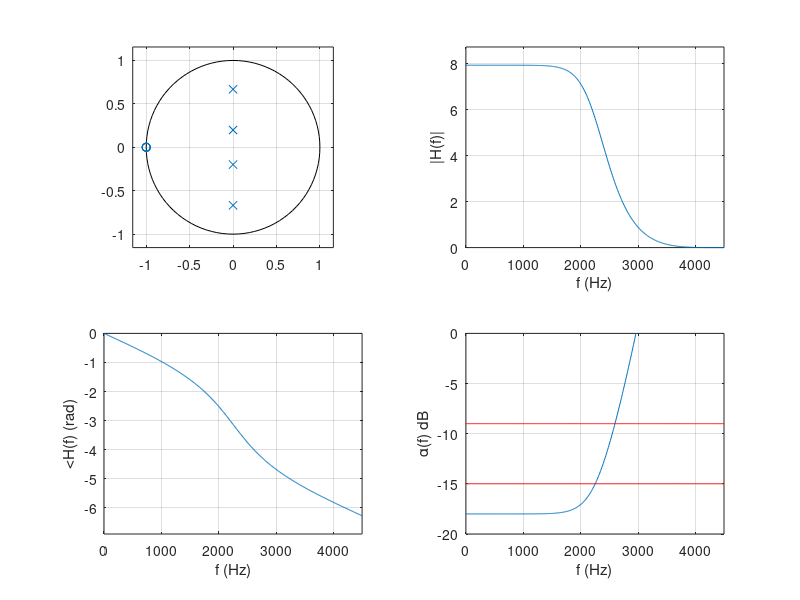

Reproduce this figure in MATLAB.
%%
% Example 12.8
%
% filtering of analog signal
%%
clear all; clf
Fs=9000; fp=2250; fst=2700;                                             % analog freq spec
wh=2*pi*fp/Fs; ws=2*pi*fst/Fs; alphamin=9;                              % discrete filter specs
N=log10((10^(0.1*alphamin)-1))/(2*log10(tan(ws/2)/tan(wh/2)));N=ceil(N) % min order
[b,a]=butter(N,wh/pi);
[H,w]=freqz(b,a);w=w/pi; M=length(H);f=w*Fs/2;
alpha0=-18;
G=10^(-alpha0/20);H=H*G;
% normalized filter
disp(' filter coefficients ')
b=G*b
a
% spec verification
spec2=alpha0+alphamin*ones(1,M);
hpf=alpha0+3.01*ones(1,M);
disp('poles')
p=roots(a)
disp('zeros')
z=roots(b)
alpha=-20*log10(abs(H));
disp(' factorization')
D1=poly([p(1) p(2)])
D2=poly([p(3) p(4)])
N1=poly([z(1) z(2)])
N2=poly([z(3) z(4)])
Ha=unwrap(angle(H));

figure(1)
subplot(221)
zplane(b,a)
subplot(222)
plot(f,abs(H)); grid; axis([0 max(f) 0 1.1*max(abs(H))]); ylabel('|H(f)|'); xlabel('f (Hz)')
subplot(223)
plot(f,Ha);grid; ylabel('<H(f) (rad)'); xlabel('f (Hz)')
axis([0 max(f) 1.1*min(Ha) 1.1*max(Ha)]);
subplot(224)
plot(f,alpha); ylabel('\alpha(f) dB'); xlabel('f (Hz)')
hold on
plot(f,hpf,'r')
hold on
plot(f,spec2,'r'); grid; axis([0 max(f) -20 0]); hold off
